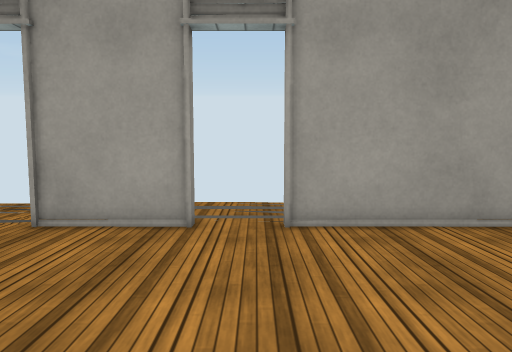
View 1 (above)

12 first-person views from a walk through a scene from a Unity 3-D project. The camera is 1.2 m above the floor, tilts 12° down and sees 70° across. The floor is counted in squares, 0.5 m on a side. Each view is taken from the middle of a square. On the plan, view 1 faces up. The plan holds only what a view shows up to about 20 squares ahead; the rest is blank. Surface patterns are stand-ins for the level's own textures.

View 2
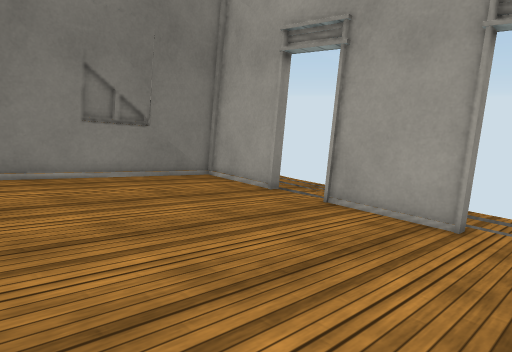

View 3
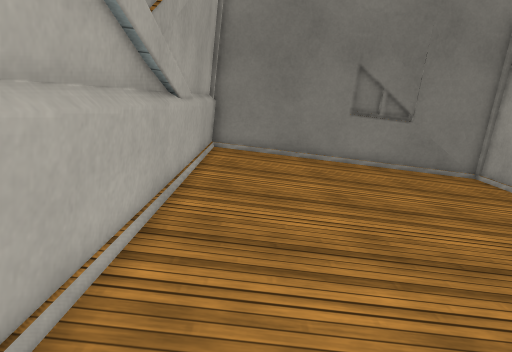

View 4
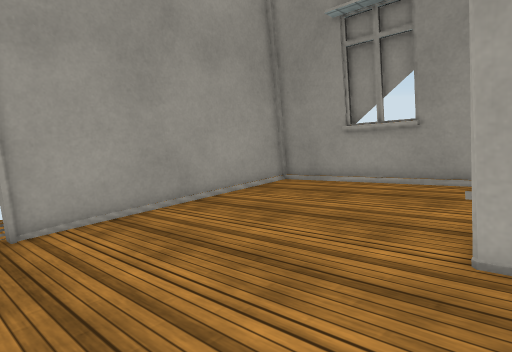

View 5
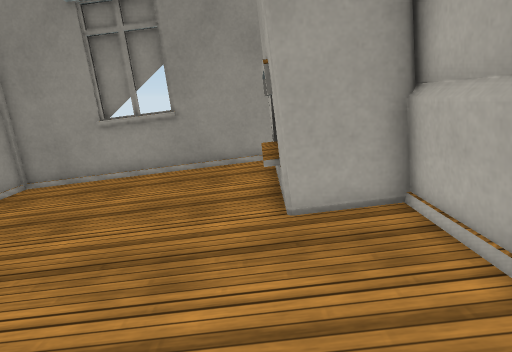

View 6
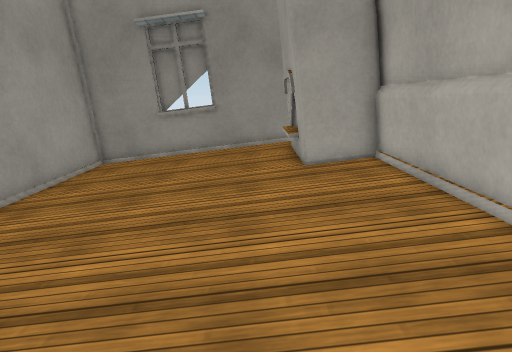

View 7
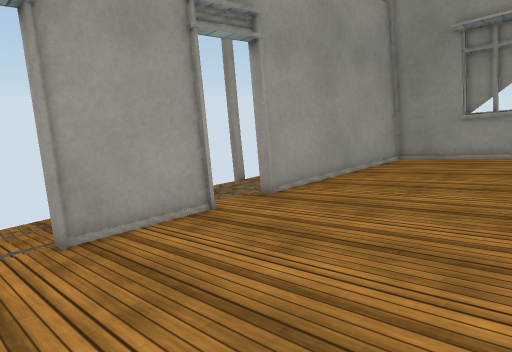

View 8
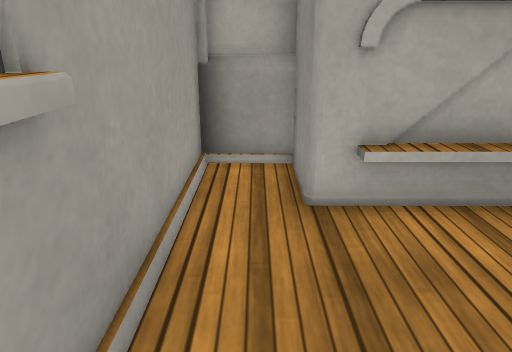

View 9
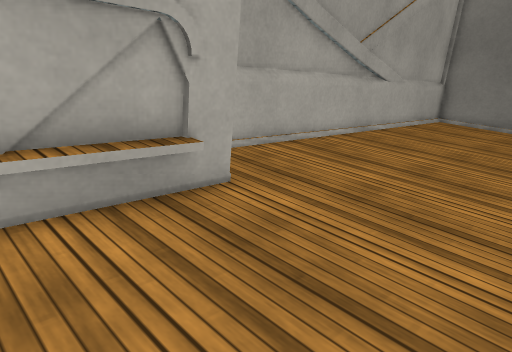

View 10
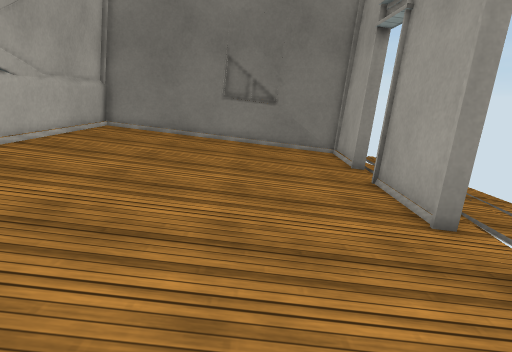

View 11
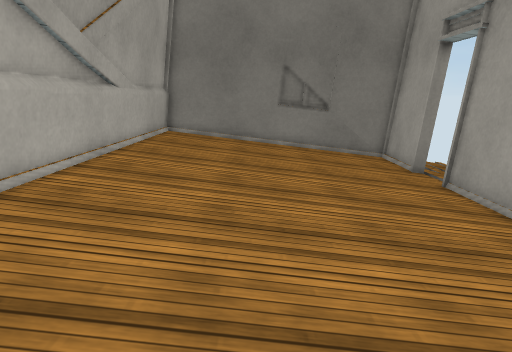

View 12
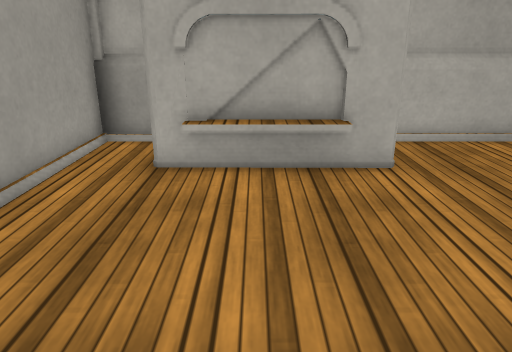

### Floor plan
Key: @ floor where view 1 was taken; # wall or solid block; . main floor; : floor 0.25 m higher than the main floor; - floor 0.25 m lower than the main floor; _ floor 0.5 m lower than the main floor; < floor 0.75 m lower than the main floor; = window, fence, low wall or low ledge.
Columns run from 14 left of view 1 to 13 right of it. Each row starts with its distance up from view 1.
 15                   #
 14    ___ ___ ___<<<<<
 13   ________________
 12  ________________
 11 ######__#####__############
 10 #====#--#####--########===#
  9 #-------------------------#
  8 #-------------------------#
  7 # ------------------------##
  6  #...................-----=#
  5  #........................=#
  4 # ........................#
  3 #.........................#
  2 #::::::::::::::::.........#
  1 #::::::::::::::::::######:#
  0 #:::::::::::::@::::##  ##:#
 -1 #::::::::::::::::::#    #:#
 -2 ####################    ###

Where each view was taken, in squares from view 1:
view 1: 0 up, 0 right, facing up
view 2: 1 down, 1 right, facing up-left
view 3: 0 up, 3 right, facing left
view 4: 1 down, 1 left, facing up-right
view 5: 1 up, 2 left, facing right
view 6: 2 up, 7 left, facing right
view 7: 1 up, 9 left, facing up-right
view 8: 6 up, 11 right, facing down
view 9: 6 up, 10 right, facing down-left
view 10: 6 up, 6 right, facing left
view 11: 3 up, 7 right, facing left
view 12: 8 up, 8 right, facing down
